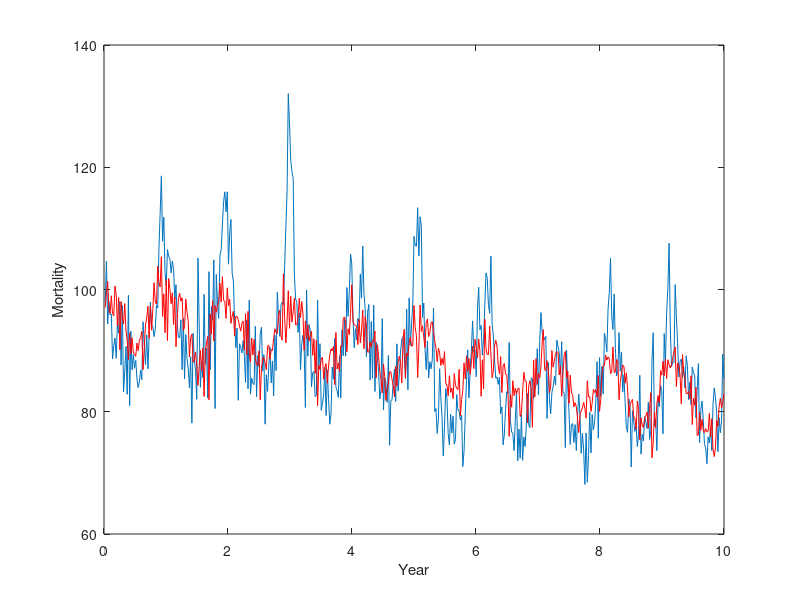

The MATLAB source for this figure:
%compute coefficients for model 2.3 in Shumway
%to reproduce second line of table 2.2

M =load('shumway_datasets/cmort_series.txt');
T =load('shumway_datasets/tempr_series.txt');

T= T - mean(T);

%model 1
q = 3;
k=q;
n = numel(M);
t = ((1:n)*10/n)';
plot(t,M);
xlabel('Year'); ylabel('Mortality'); 

Z = [ones(1,n);    %matrix of inputs
       t';
       T']';

beta = (Z'*Z)\(Z'*M);
f = beta(1) + beta(2)*t + beta(3)*T;
hold on;
plot(t,f,'r');
SSE= ((M-f)'*(M-f));  %sum of square errors
MSE = SSE/(n-q);     %unbiased mean of SE
SSE1 = (M-mean(M))'*(M-mean(M));
R2 = (SSE1 - SSE)/SSE1;
sigma2 = SSE/n;
AIC = log(sigma2) + (n+2*k)/n;
BIC = log(sigma2) + k*log(n)/n;

